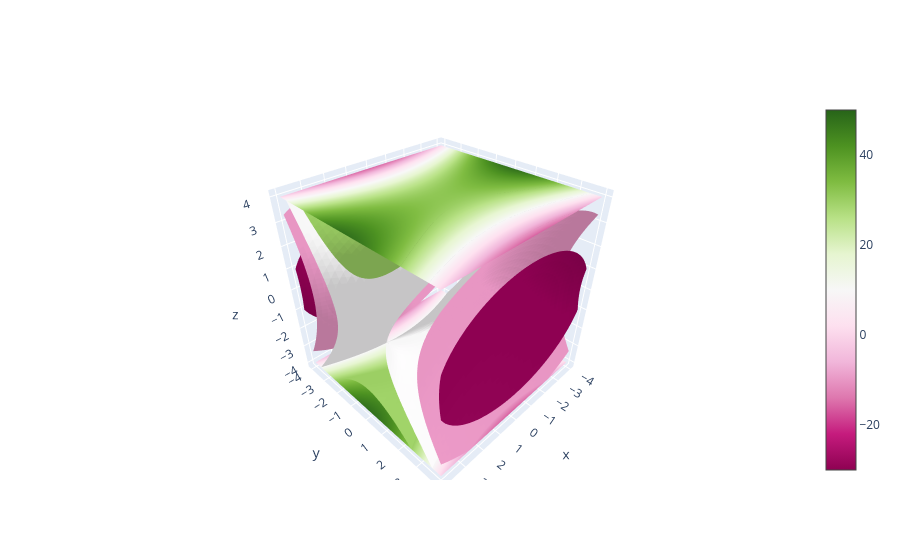

Write notebook code for a chart like this one.
### Markdown cell above
__Exemplo:__ Visualize as isosuperfícies da função
$$
w = f(x, y, z) = x^2 - 3y^2 + 2z^2
$$
definida no cubo domínio $ [-4, 4]^3 \subset \mathbb R^3 $
para $ 5 $ níveis $ c $ igualmente espaçados entre $ -30 $ e $ 50 $.

O Matplotlib não possui uma função nativa para visualização de isosuperfícies.
Por isto vamos usar aqui a biblioteca **Plotly**, que na verdade é mais adequada
para visualizações $ 3D $ em geral.

### Code cell
import plotly.graph_objects as go

x = np.linspace(-4, 4, 40)
y = np.linspace(-4, 4, 40)
z = np.linspace(-4, 4, 40)
X, Y, Z = np.meshgrid(x, y, z, indexing="ij")

f = lambda x, y, z: x**2 - 3 * y**2 + 2 * z**2 
W = f(X, Y, Z)

fig = go.Figure(data=go.Isosurface(
    x=X.flatten(),
    y=Y.flatten(),
    z=Z.flatten(),
    value=W.flatten(),
    isomin=-30,
    isomax=50,
    surface_count=5, # número de isosuperfícies, 2 por padrão: somente min e max
    colorbar_nticks=5, # marcações na barra de cores correspondendo aos valores
    caps=dict(x_show=False, y_show=False)
    ))
fig.show()

### Figure 1 — Plotly figure (JSON) as saved in the notebook; plotly's stock layout.template omitted (floating-point values rounded to 4 significant figures; data arrays with more than 128 entries replaced by an {"elided": "..."} marker saying what was removed)
{"data": [{"caps": {"x": {"show": false}, "y": {"show": false}}, "colorbar": {"nticks": 5}, "isomax": 50, "isomin": -30, "surface": {"count": 5}, "type": "isosurface", "value": {"elided": "64000 float values"}, "x": {"elided": "64000 float values"}, "y": {"elided": "64000 float values"}, "z": {"elided": "64000 float values"}}], "layout": {}}
